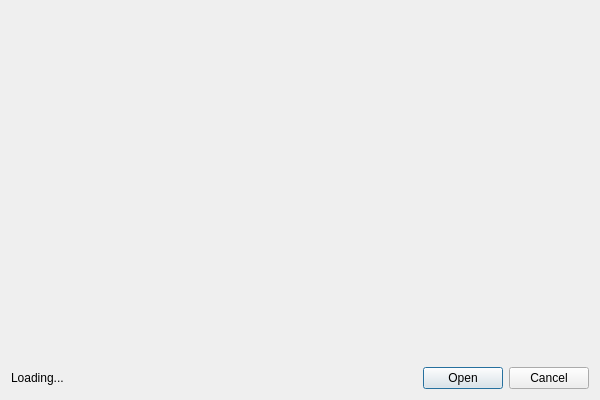
<?xml version="1.0" encoding="UTF-8"?>
<ui version="4.0">
 <class>ArchiveInspector</class>
 <widget class="QDialog" name="ArchiveInspector">
  <property name="geometry">
   <rect>
    <x>0</x>
    <y>0</y>
    <width>600</width>
    <height>400</height>
   </rect>
  </property>
  <property name="windowTitle">
   <string>Open in archive...</string>
  </property>
  <layout class="QGridLayout" name="gridLayout">
   <item row="1" column="0">
    <widget class="QLabel" name="loading">
     <property name="text">
      <string>Loading...</string>
     </property>
    </widget>
   </item>
   <item row="1" column="1">
    <widget class="QDialogButtonBox" name="buttonBox">
     <property name="standardButtons">
      <set>QDialogButtonBox::Cancel|QDialogButtonBox::Open</set>
     </property>
    </widget>
   </item>
   <item row="0" column="0" colspan="2">
    <widget class="QGBA::LibraryController" name="archiveView" native="true"/>
   </item>
  </layout>
 </widget>
 <customwidgets>
  <customwidget>
   <class>QGBA::LibraryController</class>
   <extends>QWidget</extends>
   <header>library/LibraryController.h</header>
   <container>1</container>
  </customwidget>
 </customwidgets>
 <resources/>
 <connections>
  <connection>
   <sender>buttonBox</sender>
   <signal>rejected()</signal>
   <receiver>ArchiveInspector</receiver>
   <slot>reject()</slot>
   <hints>
    <hint type="sourcelabel">
     <x>199</x>
     <y>279</y>
    </hint>
    <hint type="destinationlabel">
     <x>199</x>
     <y>149</y>
    </hint>
   </hints>
  </connection>
  <connection>
   <sender>buttonBox</sender>
   <signal>accepted()</signal>
   <receiver>ArchiveInspector</receiver>
   <slot>accept()</slot>
   <hints>
    <hint type="sourcelabel">
     <x>199</x>
     <y>279</y>
    </hint>
    <hint type="destinationlabel">
     <x>199</x>
     <y>149</y>
    </hint>
   </hints>
  </connection>
 </connections>
</ui>
